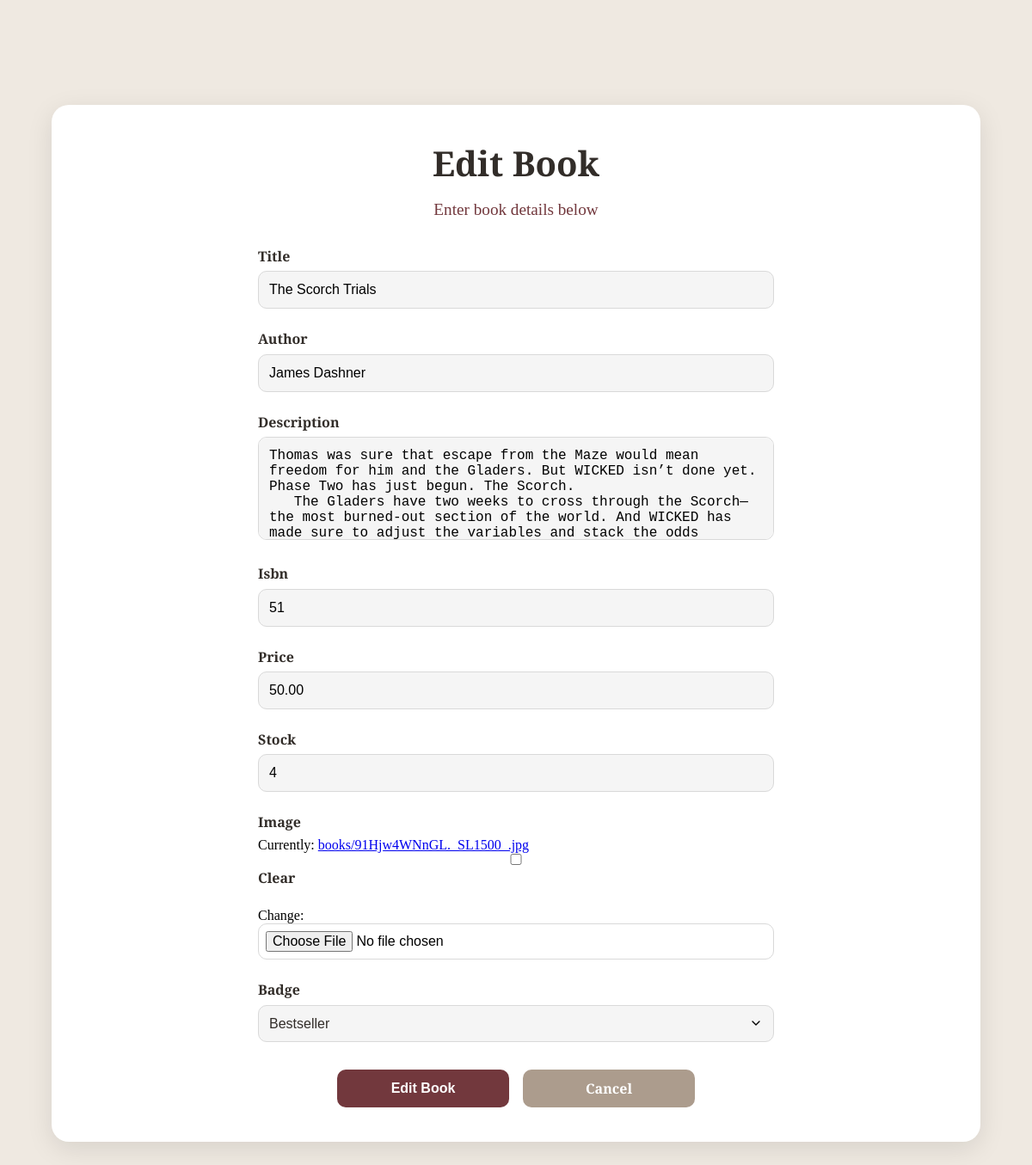
The page /library-admin/books/edit/38/ (signed in) on the database as committed earlier.
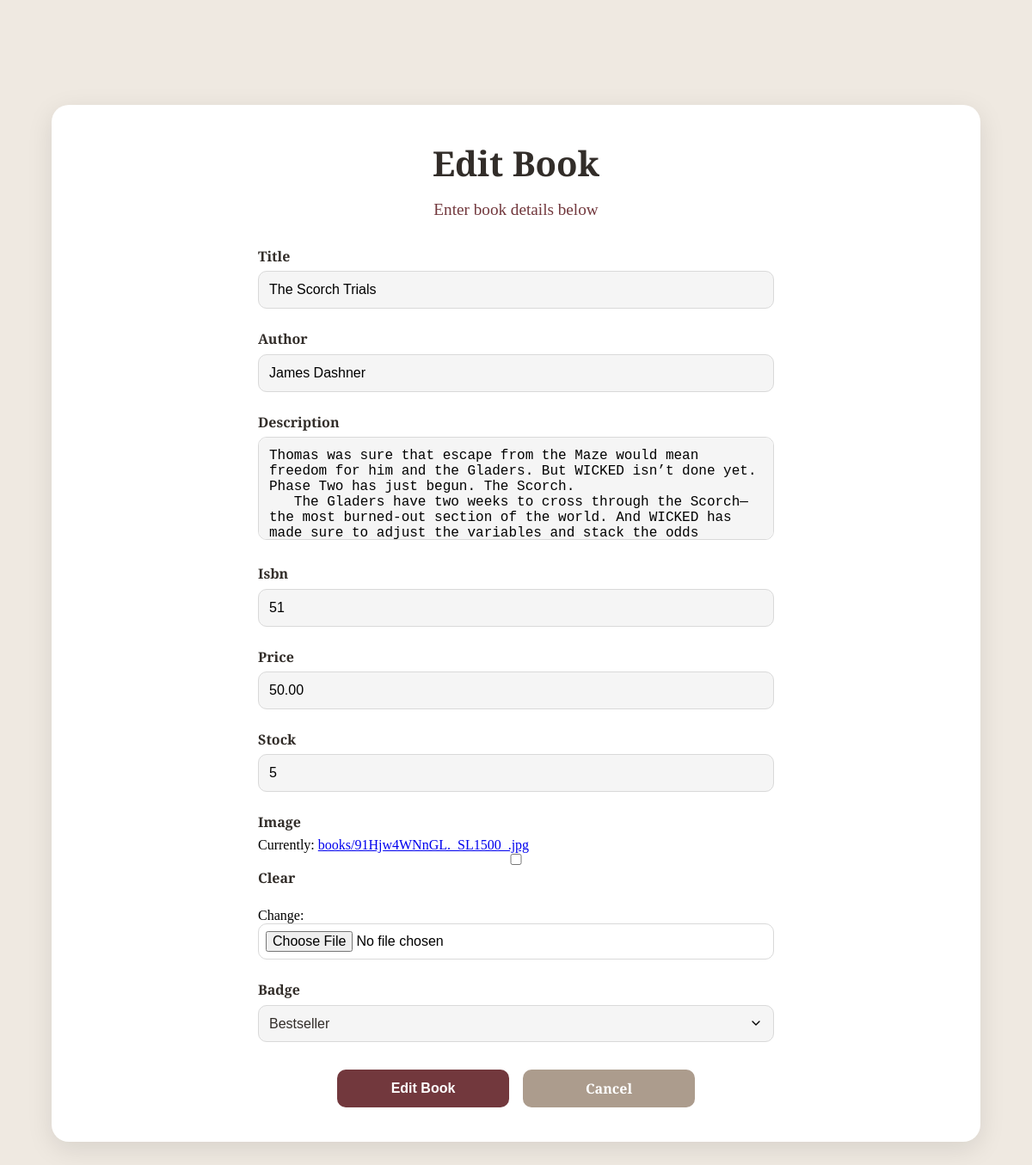
The same page on the database as committed later.
### books/models.py (models this page shows, shortened)
class Book(models.Model):
    BADGE_CHOICES = [
        ('new', 'New Release'),
        ('trending', 'Trending'),
        ('bestseller', 'Bestseller'),
        ('sale', 'On Sale'),
    ]
    title = models.CharField(max_length=200)
    author = models.CharField(max_length=200)
    description = models.TextField()
    isbn = models.CharField(max_length=13, unique=True, null=True, blank=True)
    price = models.DecimalField(max_digits=10, decimal_places=2, default=Decimal('0.00'))
    stock = models.IntegerField(default=0)
    image = models.ImageField(upload_to='books/', null=True, blank=True)
    created_at = models.DateTimeField(auto_now_add=True)
    updated_at = models.DateTimeField(auto_now=True, null=True)
    badge = models.CharField(max_length=20, choices=BADGE_CHOICES, null=True, blank=True)
    genres = models.ManyToManyField(Genre, related_name='books')
    total_borrows = models.IntegerField(default=0)
    average_rating = models.FloatField(default=0.0)

### books/views.py (the view)
# urls.py: path('edit/<int:id>/', views.edit_book, name='edit_book'),
@login_required
@user_passes_test(is_admin)
def edit_book(request, id):
    book = get_object_or_404(Book, id=id)
    if request.method == 'POST':
        form = BookForm(request.POST, request.FILES, instance=book)
        if form.is_valid():
            book = form.save()
            Notification.send_book_notification(
                notification_type='book_edited',
                book=book,
                admin_user=request.user,
                message=f"Book '{book.title}' has been updated"
            )
            messages.success(request, 'Book updated successfully!')
            return redirect('books_admin:admin_book_management')
    else:
        form = BookForm(instance=book)
    return render(request, 'books/book_form.html', {'form': form, 'book': book, 'action': 'Edit'})

### books/forms.py
class BookForm(forms.ModelForm):
    class Meta:
        model = Book
        fields = [
            'title',
            'author',
            'description',
            'isbn',
            'price',
            'stock',
            'image',
            'badge'
        ]
        widgets = {
            'description': forms.Textarea(attrs={'rows': 5}),
            'badge': forms.Select(choices=Book.BADGE_CHOICES),
        }

### books/views.py (called while the page is built)
def is_admin(user):
    return user.is_staff

### Templates/books/book_form.html (shortened to what this page needs)
{% extends 'books/base.html' %}
{% load widget_tweaks %}
{% load static %}
{% block content %}
<div class="container">
  <div class="form-section">
    <h2 class="title">{{ action }} Book</h2>
    <p class="subtitle">Enter book details below</p>
    <form method="post" class="mt-4" enctype="multipart/form-data">
      {% for field in form %}
      <div class="form-group">
        <label for="{{ field.id_for_label }}">{{ field.label }}</label>
        {% if field.name == 'image' %}
          {% render_field field class="form-control" accept="image/*" %}
        {% else %}
          {% render_field field class="form-control" %}
        {% endif %}
      </div>
      {% endfor %}
      <div class="button-group">
        <button type="submit" class="submit-btn">{{ action }} Book</button>
        <a href="{% url 'books_admin:admin_book_management' %}" class="discard-btn">Cancel</a>
      </div>
    </form>
  </div>
</div>
{% endblock %}

Rows that differ between the two databases and show on the page:
changed Book "The Scorch Trials": stock "4" → "5"
